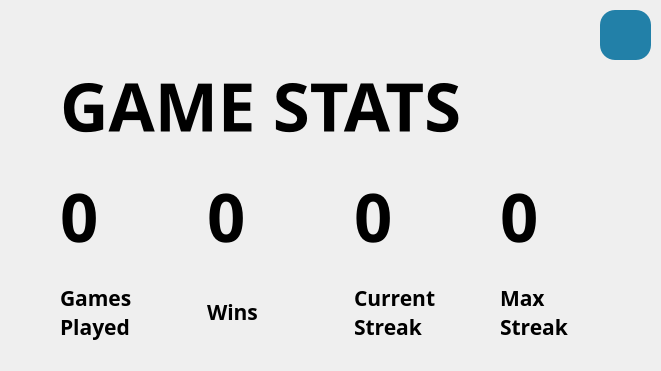
<?xml version="1.0" encoding="UTF-8"?>
<ui version="4.0">
 <class>leaderboard</class>
 <widget class="QDialog" name="leaderboard">
  <property name="geometry">
   <rect>
    <x>0</x>
    <y>0</y>
    <width>661</width>
    <height>371</height>
   </rect>
  </property>
  <property name="windowTitle">
   <string>Statistics</string>
  </property>
  <property name="styleSheet">
   <string notr="true"/>
  </property>
  <widget class="QPushButton" name="pushButton">
   <property name="geometry">
    <rect>
     <x>600</x>
     <y>10</y>
     <width>51</width>
     <height>50</height>
    </rect>
   </property>
   <property name="sizePolicy">
    <sizepolicy hsizetype="Fixed" vsizetype="Fixed">
     <horstretch>0</horstretch>
     <verstretch>0</verstretch>
    </sizepolicy>
   </property>
   <property name="minimumSize">
    <size>
     <width>50</width>
     <height>50</height>
    </size>
   </property>
   <property name="styleSheet">
    <string notr="true">QPushButton {
	
	image: url(:/new/prefix1/download-removebg-preview.png);
    background-color: rgb(34, 128, 168);
    color: rgb(255, 255, 255);
    padding: 5px 9px;
    border-radius: 15px;
}

QPushButton:hover {
    background-color: rgb(33, 138, 45);
    color: rgb(255, 255, 255);
}

QPushButton:pressed {
    background-color: rgb(8, 74, 41);
    color: rgb(255, 255, 255);
}
</string>
   </property>
   <property name="text">
    <string/>
   </property>
  </widget>
  <widget class="QLabel" name="label">
   <property name="geometry">
    <rect>
     <x>60</x>
     <y>40</y>
     <width>511</width>
     <height>131</height>
    </rect>
   </property>
   <property name="minimumSize">
    <size>
     <width>100</width>
     <height>30</height>
    </size>
   </property>
   <property name="maximumSize">
    <size>
     <width>100000</width>
     <height>10000</height>
    </size>
   </property>
   <property name="font">
    <font>
     <family>Yu Gothic</family>
     <pointsize>50</pointsize>
     <italic>false</italic>
     <bold>true</bold>
    </font>
   </property>
   <property name="styleSheet">
    <string notr="true">font: 700 50pt &quot;Yu Gothic&quot;;</string>
   </property>
   <property name="text">
    <string>GAME STATS</string>
   </property>
  </widget>
  <widget class="QWidget" name="layoutWidget">
   <property name="geometry">
    <rect>
     <x>60</x>
     <y>170</y>
     <width>581</width>
     <height>186</height>
    </rect>
   </property>
   <layout class="QVBoxLayout" name="verticalLayout">
    <item>
     <layout class="QHBoxLayout" name="horizontalLayout">
      <item>
       <widget class="QLabel" name="gamesPlayedLabel">
        <property name="minimumSize">
         <size>
          <width>100</width>
          <height>30</height>
         </size>
        </property>
        <property name="maximumSize">
         <size>
          <width>100000</width>
          <height>100000</height>
         </size>
        </property>
        <property name="font">
         <font>
          <family>Yu Gothic</family>
          <pointsize>50</pointsize>
          <italic>false</italic>
          <bold>true</bold>
         </font>
        </property>
        <property name="styleSheet">
         <string notr="true">font: 700 50pt &quot;Yu Gothic&quot;;</string>
        </property>
        <property name="text">
         <string>0</string>
        </property>
       </widget>
      </item>
      <item>
       <widget class="QLabel" name="winCountLabel">
        <property name="minimumSize">
         <size>
          <width>100</width>
          <height>30</height>
         </size>
        </property>
        <property name="maximumSize">
         <size>
          <width>100000</width>
          <height>100000</height>
         </size>
        </property>
        <property name="font">
         <font>
          <family>Yu Gothic</family>
          <pointsize>50</pointsize>
          <italic>false</italic>
          <bold>true</bold>
         </font>
        </property>
        <property name="styleSheet">
         <string notr="true">font: 700 50pt &quot;Yu Gothic&quot;;</string>
        </property>
        <property name="text">
         <string>0</string>
        </property>
       </widget>
      </item>
      <item>
       <widget class="QLabel" name="currentStreakLabel">
        <property name="minimumSize">
         <size>
          <width>100</width>
          <height>30</height>
         </size>
        </property>
        <property name="maximumSize">
         <size>
          <width>100000</width>
          <height>100000</height>
         </size>
        </property>
        <property name="font">
         <font>
          <family>Yu Gothic</family>
          <pointsize>50</pointsize>
          <italic>false</italic>
          <bold>true</bold>
         </font>
        </property>
        <property name="styleSheet">
         <string notr="true">font: 700 50pt &quot;Yu Gothic&quot;;</string>
        </property>
        <property name="text">
         <string>0</string>
        </property>
       </widget>
      </item>
      <item>
       <widget class="QLabel" name="maxStreakLabel">
        <property name="minimumSize">
         <size>
          <width>100</width>
          <height>30</height>
         </size>
        </property>
        <property name="maximumSize">
         <size>
          <width>100000</width>
          <height>100000</height>
         </size>
        </property>
        <property name="font">
         <font>
          <family>Yu Gothic</family>
          <pointsize>50</pointsize>
          <italic>false</italic>
          <bold>true</bold>
         </font>
        </property>
        <property name="styleSheet">
         <string notr="true">font: 700 50pt &quot;Yu Gothic&quot;;</string>
        </property>
        <property name="text">
         <string>0</string>
        </property>
       </widget>
      </item>
     </layout>
    </item>
    <item>
     <layout class="QHBoxLayout" name="horizontalLayout_2">
      <item>
       <widget class="QLabel" name="gamesPlayedLabel_2">
        <property name="minimumSize">
         <size>
          <width>100</width>
          <height>30</height>
         </size>
        </property>
        <property name="maximumSize">
         <size>
          <width>100000</width>
          <height>100000</height>
         </size>
        </property>
        <property name="font">
         <font>
          <family>Yu Gothic</family>
          <pointsize>16</pointsize>
          <italic>false</italic>
          <bold>true</bold>
         </font>
        </property>
        <property name="styleSheet">
         <string notr="true">font: 700 16pt &quot;Yu Gothic&quot;;</string>
        </property>
        <property name="text">
         <string>Games
Played</string>
        </property>
       </widget>
      </item>
      <item>
       <widget class="QLabel" name="winCountLabel_2">
        <property name="minimumSize">
         <size>
          <width>100</width>
          <height>30</height>
         </size>
        </property>
        <property name="maximumSize">
         <size>
          <width>100000</width>
          <height>100000</height>
         </size>
        </property>
        <property name="font">
         <font>
          <family>Yu Gothic</family>
          <pointsize>16</pointsize>
          <italic>false</italic>
          <bold>true</bold>
         </font>
        </property>
        <property name="styleSheet">
         <string notr="true">font: 700 16pt &quot;Yu Gothic&quot;;</string>
        </property>
        <property name="text">
         <string>Wins</string>
        </property>
       </widget>
      </item>
      <item>
       <widget class="QLabel" name="currentStreakLabel_2">
        <property name="minimumSize">
         <size>
          <width>100</width>
          <height>30</height>
         </size>
        </property>
        <property name="maximumSize">
         <size>
          <width>100000</width>
          <height>100000</height>
         </size>
        </property>
        <property name="font">
         <font>
          <family>Yu Gothic</family>
          <pointsize>16</pointsize>
          <italic>false</italic>
          <bold>true</bold>
         </font>
        </property>
        <property name="styleSheet">
         <string notr="true">font: 700 16pt &quot;Yu Gothic&quot;;</string>
        </property>
        <property name="text">
         <string>Current
Streak</string>
        </property>
       </widget>
      </item>
      <item>
       <widget class="QLabel" name="maxStreakLabel_2">
        <property name="minimumSize">
         <size>
          <width>100</width>
          <height>30</height>
         </size>
        </property>
        <property name="maximumSize">
         <size>
          <width>100000</width>
          <height>100000</height>
         </size>
        </property>
        <property name="font">
         <font>
          <family>Yu Gothic</family>
          <pointsize>16</pointsize>
          <italic>false</italic>
          <bold>true</bold>
         </font>
        </property>
        <property name="styleSheet">
         <string notr="true">font: 700 16pt &quot;Yu Gothic&quot;;</string>
        </property>
        <property name="text">
         <string>Max
Streak</string>
        </property>
       </widget>
      </item>
     </layout>
    </item>
   </layout>
  </widget>
 </widget>
 <resources/>
 <connections/>
</ui>
